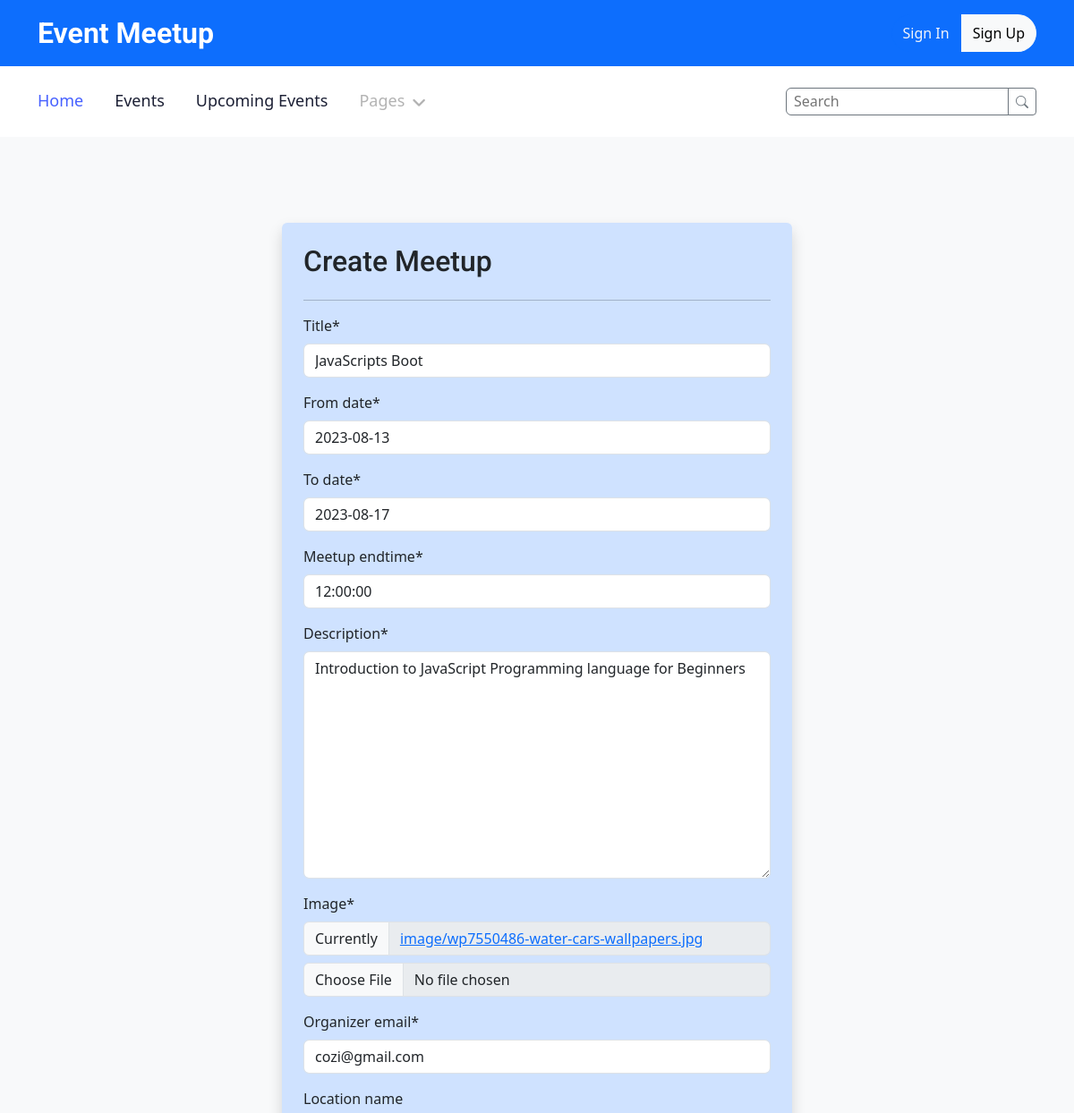
The app's page /meetup-update/3 (upper part), older data.
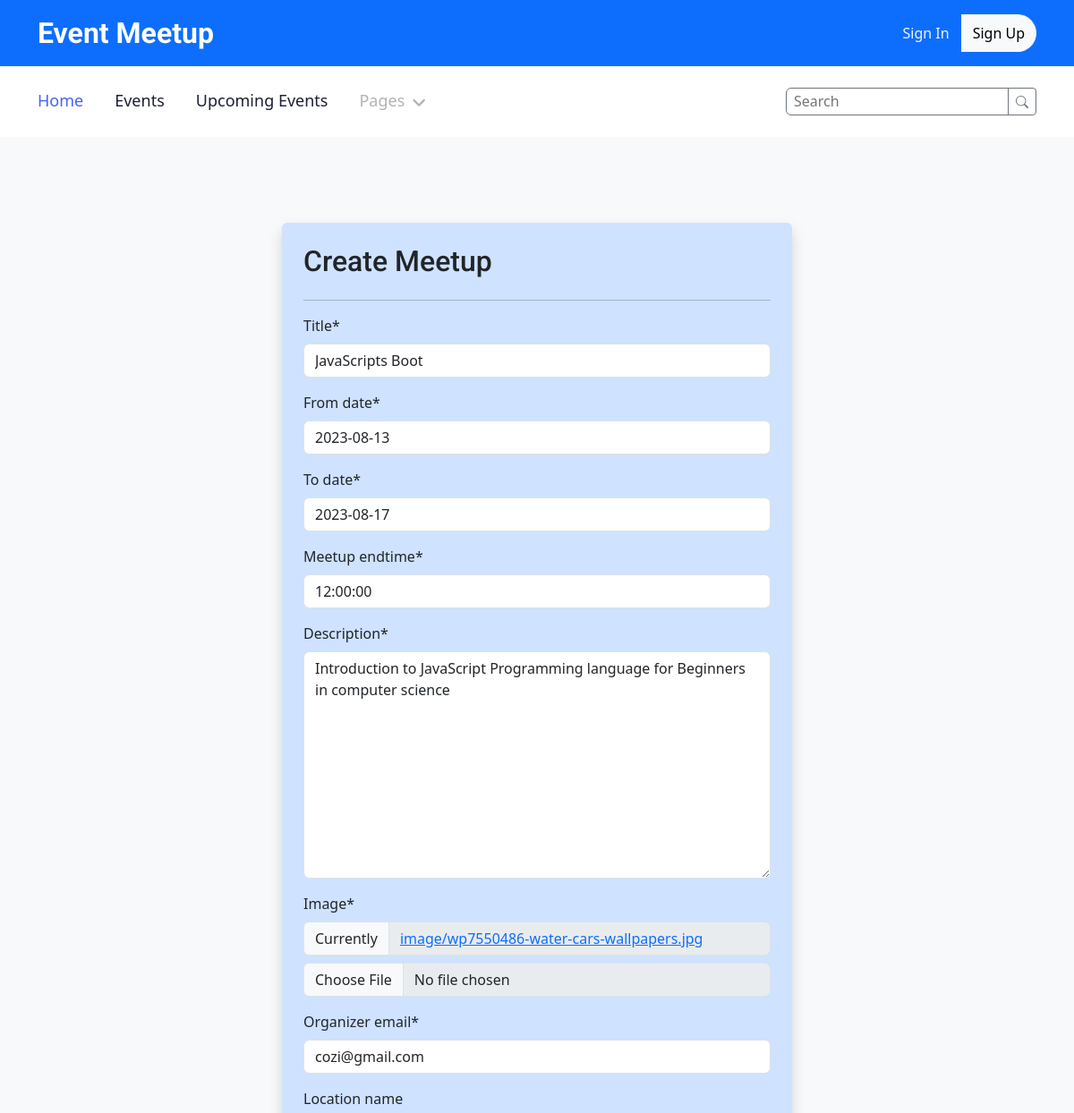
The same page, newer data.
### meetup/models.py (models this page shows, shortened)
class Meetup(models.Model):
    user = models.ForeignKey(myUser, on_delete=models.CASCADE, blank=True, null=True)
    organizer_email = models.EmailField(max_length=254, null=True)
    title = models.CharField(max_length=500)
    slug = models.SlugField(unique=True)
    description = models.TextField()
    image = models.ImageField(upload_to='image')
    location_name = models.CharField( max_length=50, blank=True,null=True)
    location_address = models.TextField(blank=True, null=True)
    location = models.ForeignKey(Location, on_delete=models.CASCADE, null=True)
    participant =models.ManyToManyField(Participant, blank=True)
    meetup_speakers =models.ManyToManyField(Speaker, blank=True)
    activate = models.BooleanField(default=True)
    meetup_time = models.DateTimeField(auto_now_add=True)
    meetup_date = models.DateField(blank=True, null=True)
    meetup_endtime = models.TimeField()
    from_date = models.DateField()
    to_date = models.DateField()

### meetup/views.py (the view, shortened to what this page needs)
# urls.py: path('meetup-update/<int:pk>',MeetupUpdate.as_view(), name='meetup_update'),
class MeetupUpdate(SuccessMessageMixin, UpdateView):
    model = Meetup
    form_class = UseMeetupForm
    template_name = "meetup/meetup_form.html"
    success_url = reverse_lazy('meetup-index')
    success_message = "meetup is successfully updated"

### meetup/forms.py
class UseMeetupForm(forms.ModelForm):
    class Meta:
        model = Meetup
        fields = [ 'title', 'from_date', 'to_date',
                   'meetup_endtime', 'description', 'image', 'organizer_email',
                   'location_name', 'location_address', 'activate',
                ]
        widgets={
           'title':forms.TextInput(attrs={'placeholder':'Enter meetup title'}),
           'from_date':forms.DateInput(attrs={'placeholder':'yyyy-mm-dd'}),
           'to_date':forms.DateInput(attrs={'placeholder':'yyyy-mm-dd'}),
           'meetup_endtime':forms.TimeInput(attrs={'placeholder':'18:30:00'}),
           'description':forms.Textarea(attrs={'placeholder':'Enter meetup description'}),
           'organizer_email':forms.EmailInput(attrs={'placeholder':'Enter email'}),
           'location_name':forms.TextInput(attrs={'placeholder':'Meetup location'}),
           'location_address':forms.Textarea(attrs={'placeholder':'Meetup location address'}),
        }

### meetup/templates/meetup/meetup_form.html (shortened to what this page needs)
{% extends 'meetup/partials/base.html' %}
{% load crispy_forms_tags %}
{% block content %}
    <div class="container-xxl py-5">
        <div class="container">
            <div class="row mt-5 justify-content-center">
                <div class="col-lg-6 wow fadeInUp shadow bg-primary-subtle rounded p-4" data-wow-delay="0.5s">
                    <h2 class="mb-4">Create Meetup</h2>
                    <hr>
                    <form method="POST" class="row g-3" enctype="multipart/form-data">
                       <div class="">
                          {{form|crispy}}
                       </div>
                    </form>
                </div>
            </div>
        </div>
    </div>
{% endblock content %}

### meetup/templates/meetup/partials/base.html (shortened to what this page needs)
{% load static%}
<!DOCTYPE html>
<html lang="en">
<head>
    <link href="https://cdnjs.cloudflare.com/ajax/libs/font-awesome/5.10.0/css/all.min.css" rel="stylesheet">
    <link href="https://cdn.jsdelivr.net/npm/bootstrap-icons@1.4.1/font/bootstrap-icons.css" rel="stylesheet">
    <link href="{% static 'meetup/lib/animate/animate.min.css' %}" rel="stylesheet">
    <link href="{% static 'meetup/lib/owlcarousel/assets/owl.carousel.min.css' %}" rel="stylesheet">
    <link href="{% static 'meetup/lib/lightbox/css/lightbox.min.css' %}" rel="stylesheet">
    <link href="{% static 'meetup/css/bootstrap.min.css'%}" rel="stylesheet">
    <link href="https://cdn.jsdelivr.net/npm/bootstrap@5.3.0/dist/css/bootstrap.min.css" rel="stylesheet">
    <link href="{% static 'meetup/css/style.css'%}" rel="stylesheet">
</head>
<body class="bg-body-tertiary">
  {% include 'meetup/partials/nav.html'%}
    {% block content %}
    {% endblock content %}
</body>
</html>

### meetup/templates/meetup/partials/nav.html (shortened to what this page needs)
<div class="container-fluid bg-primary text-white d-none d-lg-flex">
    <div class="container py-3">
        <div class="d-flex align-items-center">
            <a href="{% url 'meetup-index' %}">
                <h2 class="text-white fw-bold m-0">Event Meetup</h2>
            </a>
            <div class="ms-auto d-flex align-items-center">
                {%if request.user.is_authenticated%}
                <a class="btn btn-info" href="{% url 'meetup_logout' %}"><i class=" fa fa-right-from-bracket"></i> Logout</a>
                {%else%}
                <span><a href="{% url 'meetup_login' %}" class="btn btn-primary rounded-start-pill py-2">Sign In</a></span>
                <a href="{% url 'meetup_register' %}" class="btn btn-light rounded-end-pill py-2">Sign Up</a>
                {%endif%}
            </div>
        </div>
    </div>
</div>
<div class="container-fluid bg-white sticky-top">
    <div class="container">
        <nav class="navbar navbar-expand-lg bg-white navbar-light p-lg-0">
            <div class="collapse navbar-collapse" id="navbarCollapse">
                <div class="navbar-nav">
                    {%if request.user.is_authenticated%}
                    <a href="{% url 'meetup-index' %}" class="nav-item nav-link active">Home</a>
                    <a href="{% url 'meetup-event' %}" class="nav-item nav-link">Events</a>
                    <a href="{% url 'upcoming_meetup'%}" class="nav-item nav-link">Upcoming Events</a>
                    <a href="{% url 'user-meetup' request.user.id %}" class="nav-item nav-link">My Meetup</a>
                    <div class="nav-item dropdown">
                        <a href="#" class="nav-link dropdown-toggle disabled" data-bs-toggle="dropdown">Pages</a>
                        <div class="dropdown-menu bg-light rounded-0 rounded-bottom m-0">
                            <a href="feature.html" class="dropdown-item">Features</a>
                            <a href="team.html" class="dropdown-item">Our Team</a>
                            <a href="testimonial.html" class="dropdown-item">Testimonial</a>
                            <a href="quote.html" class="dropdown-item">Quotation</a>
                        </div>
                    </div>
                    <a href="{% url 'meetup_logout' %}" class="nav-item nav-link d-lg-none">Logout</a>
                    {% else %}
                    <a href="{% url 'meetup-index' %}" class="nav-item nav-link active">Home</a>
                    <a href="{% url 'meetup-event' %}" class="nav-item nav-link">Events</a>
                    <a href="{% url 'upcoming_meetup'%}" class="nav-item nav-link">Upcoming Events</a>
                    <div class="nav-item dropdown">
                        <a href="#" class="nav-link dropdown-toggle disabled" data-bs-toggle="dropdown">Pages</a>
                    </div>
                    {% endif %}
                </div>
                <div class="ms-auto d-lg-flex">
                    <form action="" method="GET">
                       <div class="ms-auto d-flex input-group-sm input-group">
                            <input type="search" class="form-group rounded-start border border-secondary  px-2" name="search" placeholder="Search" aria-describedby="button-addon">
                            <button class="btn btn-outline-secondary btn-sm bi-search" type="submit" id="button-addon"></button>
                        </div>
                    </form>
                </div>
            </div>
        </nav>
    </div>
</div>

### meetup/static/meetup/css/style.css (style rules this page uses)
:root { --primary: #4761FF; --secondary: #555555; --light: #F1F3FA; --dark: #1C2035; }
.btn { transition: .5s; font-weight: 500; }
.btn-primary, .btn-outline-primary:hover { color: var(--light); }
.sticky-top { top: -100px; transition: .5s; }
.navbar .navbar-nav .nav-link { margin-right: 35px; padding: 25px 0; color: var(--dark); font-size: 18px; font-weight: 500; outline: none; }
.navbar .navbar-nav .nav-link:hover, .navbar .navbar-nav .nav-link.active { color: var(--primary); }
.navbar .dropdown-toggle::after { border: none; content: "\f107"; font-family: "Font Awesome 5 Free"; font-weight: 900; vertical-align: middle; margin-left: 8px; }

Row changes from the older to the newer data that the page shows:
changed Meetup "JavaScripts Boot": description "Introduction to JavaScript Programming language for Beginners" → "Introduction to JavaScript Programming language for Beginners in computer science"
